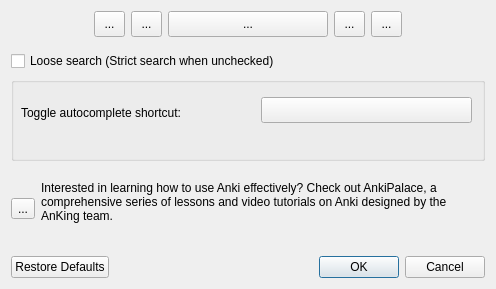
<?xml version="1.0" encoding="UTF-8"?>
<ui version="4.0">
 <class>Dialog</class>
 <widget class="QDialog" name="Dialog">
  <property name="geometry">
   <rect>
    <x>0</x>
    <y>0</y>
    <width>496</width>
    <height>289</height>
   </rect>
  </property>
  <property name="windowTitle">
   <string>Custom Background Settings</string>
  </property>
  <layout class="QGridLayout" name="gridLayout_6">
   <item row="3" column="0" rowspan="2" colspan="8">
    <layout class="QVBoxLayout" name="verticalLayout">
     <item>
      <spacer name="verticalSpacer">
       <property name="orientation">
        <enum>Qt::Vertical</enum>
       </property>
       <property name="sizeType">
        <enum>QSizePolicy::Maximum</enum>
       </property>
       <property name="sizeHint" stdset="0">
        <size>
         <width>20</width>
         <height>8</height>
        </size>
       </property>
      </spacer>
     </item>
     <item>
      <widget class="QCheckBox" name="checkBox_search_mode">
       <property name="text">
        <string>Loose search (Strict search when unchecked)</string>
       </property>
      </widget>
     </item>
     <item>
      <widget class="QGroupBox" name="groupBox_2">
       <property name="enabled">
        <bool>true</bool>
       </property>
       <property name="sizePolicy">
        <sizepolicy hsizetype="Preferred" vsizetype="Minimum">
         <horstretch>0</horstretch>
         <verstretch>0</verstretch>
        </sizepolicy>
       </property>
       <property name="title">
        <string/>
       </property>
       <widget class="QLabel" name="label">
        <property name="geometry">
         <rect>
          <x>10</x>
          <y>20</y>
          <width>231</width>
          <height>31</height>
         </rect>
        </property>
        <property name="sizePolicy">
         <sizepolicy hsizetype="Minimum" vsizetype="Fixed">
          <horstretch>0</horstretch>
          <verstretch>0</verstretch>
         </sizepolicy>
        </property>
        <property name="text">
         <string>Toggle autocomplete shortcut:</string>
        </property>
       </widget>
       <widget class="QKeyGrabButton" name="keyGrabToggle">
        <property name="geometry">
         <rect>
          <x>250</x>
          <y>20</y>
          <width>211</width>
          <height>26</height>
         </rect>
        </property>
        <property name="text">
         <string/>
        </property>
       </widget>
      </widget>
     </item>
     <item>
      <layout class="QHBoxLayout" name="horizontalLayout">
       <item>
        <widget class="QToolButton" name="toolButton_palace">
         <property name="text">
          <string>...</string>
         </property>
         <property name="icon">
          <iconset resource="../resources/icons.qrc">
           <normaloff>:/CustomBackground/AnkiPalace_no_text.png</normaloff>:/CustomBackground/AnkiPalace_no_text.png</iconset>
         </property>
         <property name="iconSize">
          <size>
           <width>40</width>
           <height>40</height>
          </size>
         </property>
        </widget>
       </item>
       <item>
        <widget class="QLabel" name="label_2">
         <property name="text">
          <string>Interested in learning how to use Anki effectively? Check out AnkiPalace, a comprehensive series of lessons and video tutorials on Anki designed by the AnKing team.
</string>
         </property>
         <property name="wordWrap">
          <bool>true</bool>
         </property>
        </widget>
       </item>
      </layout>
     </item>
    </layout>
   </item>
   <item row="0" column="2">
    <widget class="QToolButton" name="toolButton_youtube">
     <property name="maximumSize">
      <size>
       <width>31</width>
       <height>31</height>
      </size>
     </property>
     <property name="text">
      <string>...</string>
     </property>
     <property name="icon">
      <iconset resource="../resources/icons.qrc">
       <normaloff>:/CustomBackground/YouTube.png</normaloff>:/CustomBackground/YouTube.png</iconset>
     </property>
     <property name="iconSize">
      <size>
       <width>31</width>
       <height>31</height>
      </size>
     </property>
    </widget>
   </item>
   <item row="0" column="3" colspan="2">
    <widget class="QToolButton" name="toolButton_patreon">
     <property name="maximumSize">
      <size>
       <width>171</width>
       <height>26</height>
      </size>
     </property>
     <property name="text">
      <string>...</string>
     </property>
     <property name="icon">
      <iconset resource="../resources/icons.qrc">
       <normaloff>:/CustomBackground/Patreon.png</normaloff>:/CustomBackground/Patreon.png</iconset>
     </property>
     <property name="iconSize">
      <size>
       <width>200</width>
       <height>31</height>
      </size>
     </property>
    </widget>
   </item>
   <item row="0" column="1">
    <widget class="QToolButton" name="toolButton_website">
     <property name="maximumSize">
      <size>
       <width>31</width>
       <height>31</height>
      </size>
     </property>
     <property name="text">
      <string>...</string>
     </property>
     <property name="icon">
      <iconset resource="../resources/icons.qrc">
       <normaloff>:/CustomBackground/AnKingSmall.png</normaloff>:/CustomBackground/AnKingSmall.png</iconset>
     </property>
     <property name="iconSize">
      <size>
       <width>31</width>
       <height>31</height>
      </size>
     </property>
    </widget>
   </item>
   <item row="0" column="6">
    <widget class="QToolButton" name="toolButton_facebook">
     <property name="maximumSize">
      <size>
       <width>31</width>
       <height>31</height>
      </size>
     </property>
     <property name="text">
      <string>...</string>
     </property>
     <property name="icon">
      <iconset resource="../resources/icons.qrc">
       <normaloff>:/CustomBackground/Facebook.png</normaloff>:/CustomBackground/Facebook.png</iconset>
     </property>
     <property name="iconSize">
      <size>
       <width>31</width>
       <height>31</height>
      </size>
     </property>
    </widget>
   </item>
   <item row="0" column="5">
    <widget class="QToolButton" name="toolButton_instagram">
     <property name="maximumSize">
      <size>
       <width>31</width>
       <height>31</height>
      </size>
     </property>
     <property name="text">
      <string>...</string>
     </property>
     <property name="icon">
      <iconset resource="../resources/icons.qrc">
       <normaloff>:/CustomBackground/Instagram.png</normaloff>:/CustomBackground/Instagram.png</iconset>
     </property>
     <property name="iconSize">
      <size>
       <width>31</width>
       <height>31</height>
      </size>
     </property>
    </widget>
   </item>
   <item row="5" column="0" colspan="8">
    <widget class="QDialogButtonBox" name="buttonBox">
     <property name="standardButtons">
      <set>QDialogButtonBox::Cancel|QDialogButtonBox::Ok|QDialogButtonBox::RestoreDefaults</set>
     </property>
    </widget>
   </item>
  </layout>
  <zorder>toolButton_patreon</zorder>
  <zorder>toolButton_facebook</zorder>
  <zorder>toolButton_instagram</zorder>
  <zorder>toolButton_website</zorder>
  <zorder>toolButton_youtube</zorder>
  <zorder></zorder>
  <zorder>buttonBox</zorder>
 </widget>
 <customwidgets>
  <customwidget>
   <class>QKeyGrabButton</class>
   <extends>QPushButton</extends>
   <header>....libaddon.gui.widgets.qkeygrabber</header>
  </customwidget>
 </customwidgets>
 <resources>
  <include location="../resources/icons.qrc"/>
 </resources>
 <connections>
  <connection>
   <sender>buttonBox</sender>
   <signal>accepted()</signal>
   <receiver>Dialog</receiver>
   <slot>accept()</slot>
   <hints>
    <hint type="sourcelabel">
     <x>210</x>
     <y>269</y>
    </hint>
    <hint type="destinationlabel">
     <x>247</x>
     <y>161</y>
    </hint>
   </hints>
  </connection>
  <connection>
   <sender>buttonBox</sender>
   <signal>rejected()</signal>
   <receiver>Dialog</receiver>
   <slot>reject()</slot>
   <hints>
    <hint type="sourcelabel">
     <x>210</x>
     <y>269</y>
    </hint>
    <hint type="destinationlabel">
     <x>247</x>
     <y>161</y>
    </hint>
   </hints>
  </connection>
 </connections>
</ui>
